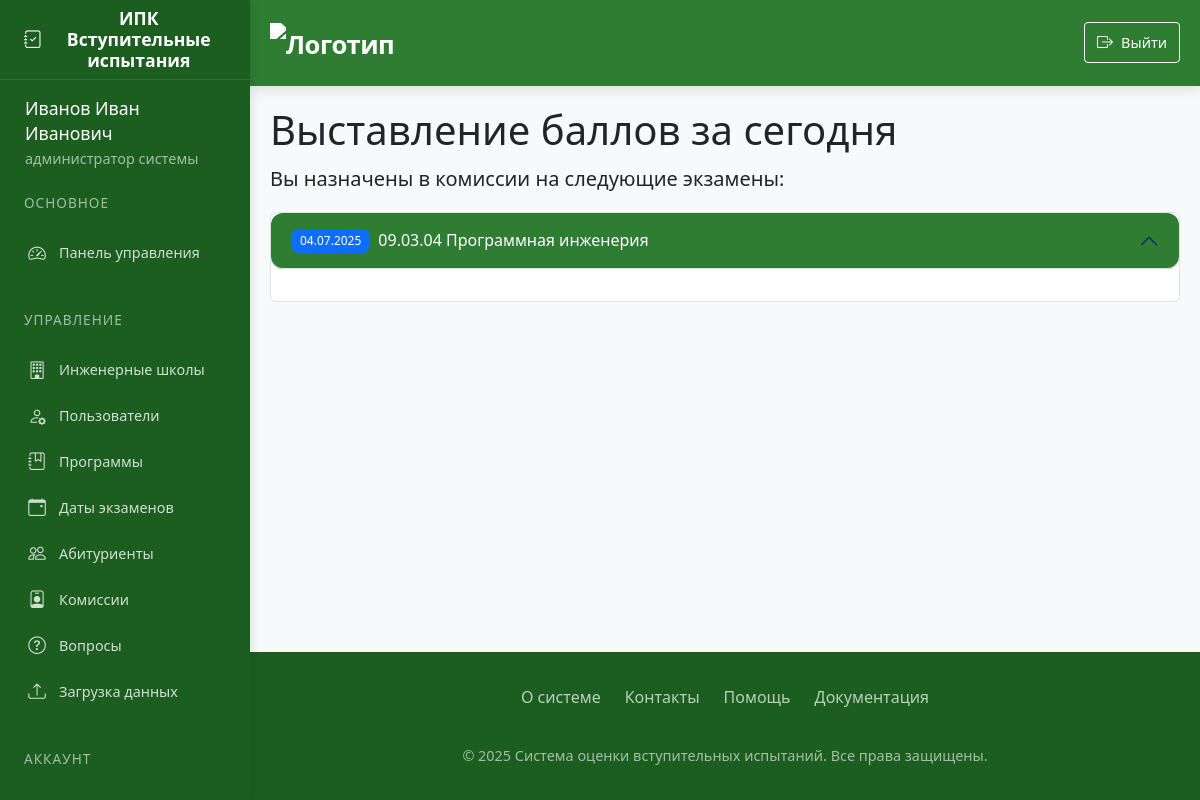
The app's page /enter_scores (signed in), older data.
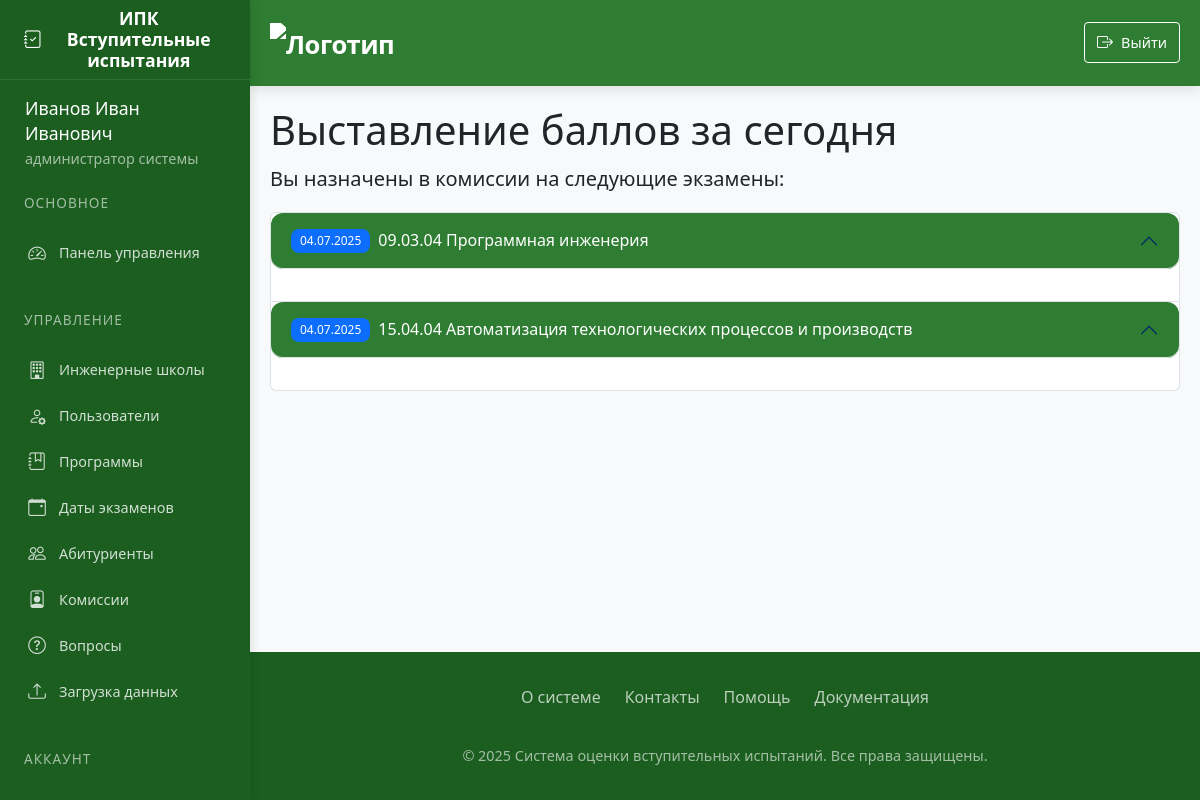
The same page, newer data.
### app/models.py (models this page shows, shortened)
class ExamDate(db.Model):
    id = db.Column(db.Integer, primary_key=True)
    date = db.Column(db.DateTime, nullable=False)
    program_id = db.Column(db.Integer, db.ForeignKey('program.id'), nullable=False)
    commission = db.relationship('CommissionMember', backref='exam_date', lazy=True, cascade='all, delete-orphan')  # Каскад
    applicants = db.relationship('Applicant', backref='exam_date', lazy=True,cascade='all, delete-orphan',passive_deletes=True)

class Program(db.Model):
    id = db.Column(db.Integer, primary_key=True)
    code = db.Column(db.String(50), nullable=False)
    name = db.Column(db.String(200), nullable=False)
    school_id = db.Column(db.Integer, db.ForeignKey('engineering_school.id'))
    questions = db.relationship('Question', backref='program', lazy=True, cascade='all, delete-orphan')
    standard_commission = db.relationship('StandardCommission', backref='program', lazy=True, cascade='all, delete-orphan')
    applicants = db.relationship('Applicant', backref='program', lazy=True, cascade='all, delete-orphan', passive_deletes=True)
    exam_dates = db.relationship('ExamDate', backref='program', lazy=True, cascade='all, delete-orphan',passive_deletes=True)
    oop = db.relationship("Oop", backref='program', lazy=True, cascade='all, delete-orphan')  # Важно: cascade

### app/routes.py (the view)
@routes.route('/enter_scores')
@login_required
def enter_scores():
    if current_user.role not in ['admin', 'secretary', 'commission']:
        abort(403)
    today = date.today()
    exam_dates = ExamDate.query.join(CommissionMember).filter(
        db.func.date(ExamDate.date) == today,
        CommissionMember.user_id == current_user.id
    ).all()
    return render_template('enter_scores.html', exam_dates=exam_dates)

### app/templates/enter_scores.html (shortened to what this page needs)
{% extends "base.html" %}
{% block content %}
<div class="spacer-lg">
    <h1>Выставление баллов за сегодня</h1>
    {% if exam_dates %}
    <p class="lead">Вы назначены в комиссии на следующие экзамены:</p>
    <div class="accordion elegant-accordion" id="examsAccordion">
        {% for exam_date in exam_dates %}
        <div class="accordion-item">
            <h2 class="accordion-header" id="heading{{ loop.index }}">
                <button class="accordion-button" type="button" data-bs-toggle="collapse"
                        data-bs-target="#collapse{{ loop.index }}" aria-expanded="true"
                        aria-controls="collapse{{ loop.index }}">
                    <span class="badge bg-primary me-2">{{ exam_date.date.strftime('%d.%m.%Y') }}</span>
                    {{ exam_date.program.code }} {{ exam_date.program.name }}
                </button>
            </h2>
            <div id="collapse{{ loop.index }}" class="accordion-collapse collapse show"
                 aria-labelledby="heading{{ loop.index }}" data-bs-parent="#examsAccordion">
                <div class="accordion-body">
                </div>
            </div>
        </div>
        {% endfor %}
    </div>
    {% endif %}
</div>
{% endblock %}

Row changes from the older to the newer data that the page shows:
added ExamDate: date "04.07.2025", program.code "15.04.04", program.name "Автоматизация технологических процессов и производств"
